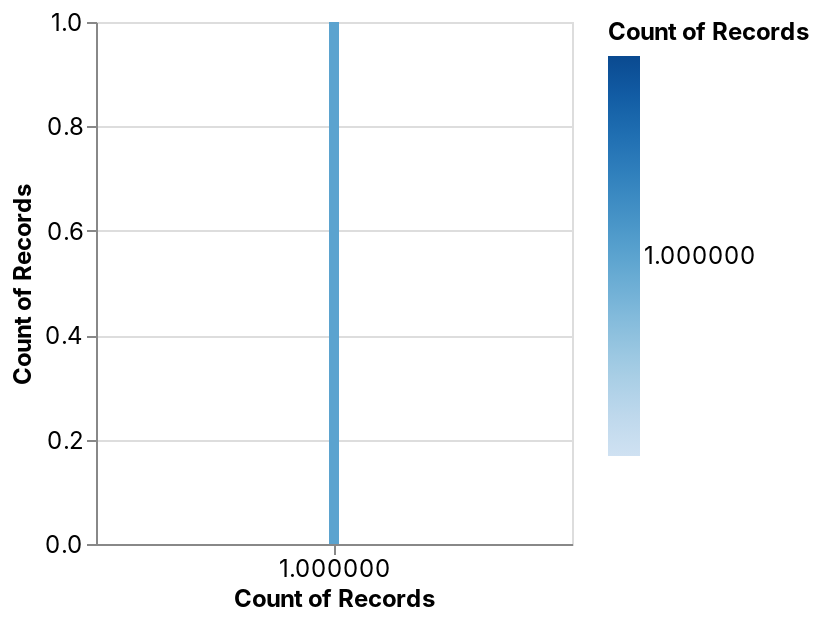

Notebook code for this chart:
### Code cell
_deepnote_run_altair(best_result_d, """{"$schema":"https://vega.github.io/schema/vega-lite/v4.json","mark":{"type":"bar","tooltip":{"content":"data"}},"height":220,"autosize":{"type":"fit"},"data":{"name":"placeholder"},"encoding":{"x":{"field":"COUNT(*)","type":"quantitative","sort":null,"aggregate":"count","scale":{"type":"linear","zero":false}},"y":{"field":"COUNT(*)","type":"quantitative","sort":null,"aggregate":"count","scale":{"type":"linear","zero":true}},"color":{"field":"COUNT(*)","type":"quantitative","sort":null,"aggregate":"count","scale":{"type":"linear","zero":false}}}}""")

### Figure 1 — Vega-Lite specification as saved in the notebook (floating-point values rounded to 4 significant figures)
{"config": {"view": {"continuousWidth": 400, "continuousHeight": 300}, "area": {"fill": "#51C0E9"}, "axis": {"labelFont": "Inter, sans-serif", "labelFontSize": 12, "labelFontWeight": "normal", "labelLimit": 60, "labelOverlap": "greedy", "titleFont": "Inter, sans-serif", "titleFontSize": 12, "titleFontWeight": "bold"}, "background": "#ffffff", "legend": {"labelFont": "Inter, sans-serif", "labelFontSize": 12, "titleFont": "Inter, sans-serif", "titleFontSize": 12, "titleFontWeight": "bold"}, "line": {"stroke": "#51C0E9", "strokeWidth": 2}, "rect": {"fill": "#51C0E9"}, "title": {"anchor": "start", "color": "#000000", "font": "Inter, sans-serif", "fontSize": 22, "fontWeight": "normal"}}, "data": {"name": "data-6cfc84dde265031a97a71edb147d974f"}, "mark": {"type": "bar", "tooltip": {"content": "data"}}, "autosize": {"type": "fit"}, "encoding": {"color": {"type": "quantitative", "aggregate": "count", "field": "COUNT(*)", "scale": {"type": "linear", "zero": false}, "sort": null}, "x": {"type": "quantitative", "aggregate": "count", "field": "COUNT(*)", "scale": {"type": "linear", "zero": false}, "sort": null}, "y": {"type": "quantitative", "aggregate": "count", "field": "COUNT(*)", "scale": {"type": "linear", "zero": true}, "sort": null}}, "height": 300, "width": "container", "$schema": "https://vega.github.io/schema/vega-lite/v4.json", "datasets": {"data-6cfc84dde265031a97a71edb147d974f": [{"Unnamed: 0": 2, "mean_fit_time": 28.74, "std_fit_time": 0.3194, "mean_score_time": 0.1819, "std_score_time": 0.01988, "param_dropout_rate": 0.0, "param_layers": "(80, 80)", "params": "{'dropout_rate': 0.0, 'layers': (80, 80)}", "split0_test_score": 0.985, "split1_test_score": 0.995, "split2_test_score": 0.99, "split3_test_score": 0.99, "mean_test_score": 0.99, "std_test_score": 0.003536, "rank_test_score": 1}]}}
